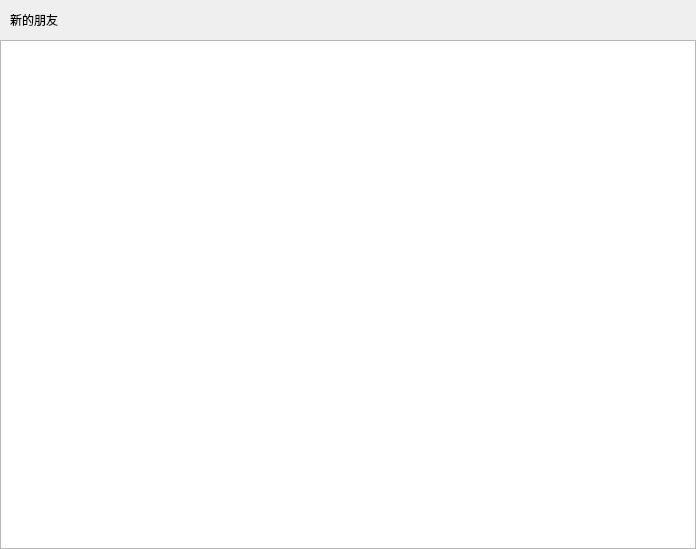
<?xml version="1.0" encoding="UTF-8"?>
<ui version="4.0">
 <class>ApplyFriendPage</class>
 <widget class="QWidget" name="ApplyFriendPage">
  <property name="geometry">
   <rect>
    <x>0</x>
    <y>0</y>
    <width>696</width>
    <height>549</height>
   </rect>
  </property>
  <property name="windowTitle">
   <string>Form</string>
  </property>
  <layout class="QVBoxLayout" name="verticalLayout">
   <property name="spacing">
    <number>0</number>
   </property>
   <property name="leftMargin">
    <number>0</number>
   </property>
   <property name="topMargin">
    <number>0</number>
   </property>
   <property name="rightMargin">
    <number>0</number>
   </property>
   <property name="bottomMargin">
    <number>0</number>
   </property>
   <item>
    <widget class="QWidget" name="friend_apply_wid" native="true">
     <property name="minimumSize">
      <size>
       <width>0</width>
       <height>0</height>
      </size>
     </property>
     <layout class="QHBoxLayout" name="horizontalLayout_7">
      <property name="spacing">
       <number>0</number>
      </property>
      <property name="leftMargin">
       <number>0</number>
      </property>
      <property name="topMargin">
       <number>0</number>
      </property>
      <property name="rightMargin">
       <number>0</number>
      </property>
      <property name="bottomMargin">
       <number>0</number>
      </property>
      <item>
       <spacer name="horizontalSpacer_8">
        <property name="orientation">
         <enum>Qt::Horizontal</enum>
        </property>
        <property name="sizeType">
         <enum>QSizePolicy::Fixed</enum>
        </property>
        <property name="sizeHint" stdset="0">
         <size>
          <width>10</width>
          <height>20</height>
         </size>
        </property>
       </spacer>
      </item>
      <item>
       <widget class="QLabel" name="friend_apply_lb">
        <property name="minimumSize">
         <size>
          <width>60</width>
          <height>40</height>
         </size>
        </property>
        <property name="maximumSize">
         <size>
          <width>16777215</width>
          <height>40</height>
         </size>
        </property>
        <property name="text">
         <string>新的朋友</string>
        </property>
       </widget>
      </item>
      <item>
       <spacer name="horizontalSpacer">
        <property name="orientation">
         <enum>Qt::Horizontal</enum>
        </property>
        <property name="sizeHint" stdset="0">
         <size>
          <width>40</width>
          <height>20</height>
         </size>
        </property>
       </spacer>
      </item>
     </layout>
    </widget>
   </item>
   <item>
    <widget class="QWidget" name="widget_3" native="true">
     <layout class="QVBoxLayout" name="verticalLayout_7">
      <property name="spacing">
       <number>0</number>
      </property>
      <property name="leftMargin">
       <number>0</number>
      </property>
      <property name="topMargin">
       <number>0</number>
      </property>
      <property name="rightMargin">
       <number>0</number>
      </property>
      <property name="bottomMargin">
       <number>0</number>
      </property>
      <item>
       <widget class="ApplyFriendList" name="apply_friend_list"/>
      </item>
     </layout>
    </widget>
   </item>
  </layout>
 </widget>
 <customwidgets>
  <customwidget>
   <class>ApplyFriendList</class>
   <extends>QListWidget</extends>
   <header location="global">applyfriendlist.h</header>
  </customwidget>
 </customwidgets>
 <resources/>
 <connections/>
</ui>
